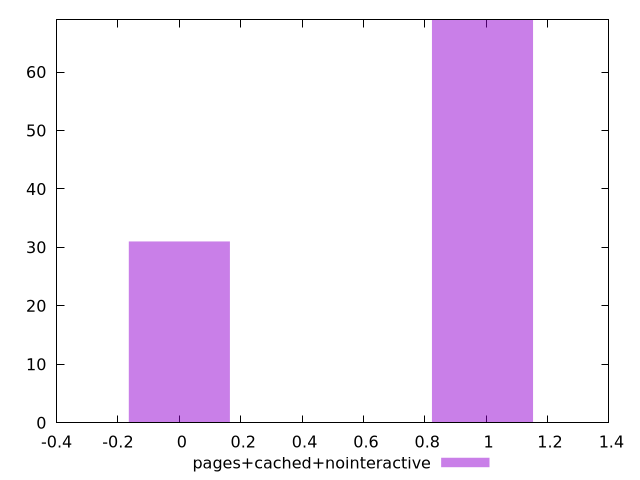

This figure's gnuplot source:
$_pagesCachedNointeractive <<EOF
0 31
0.9881530038140232 69
EOF
set key outside below
set terminal pngcairo
set output "report_00006_2020-11-02T20-21-41.718Z/third-party-summary/pages+cached+nointeractive//hist.png"
set yrange [0:69]
set boxwidth 0.32938433460467437
set style fill transparent solid 0.5 noborder
plot $_pagesCachedNointeractive title "pages+cached+nointeractive" with boxes ,
